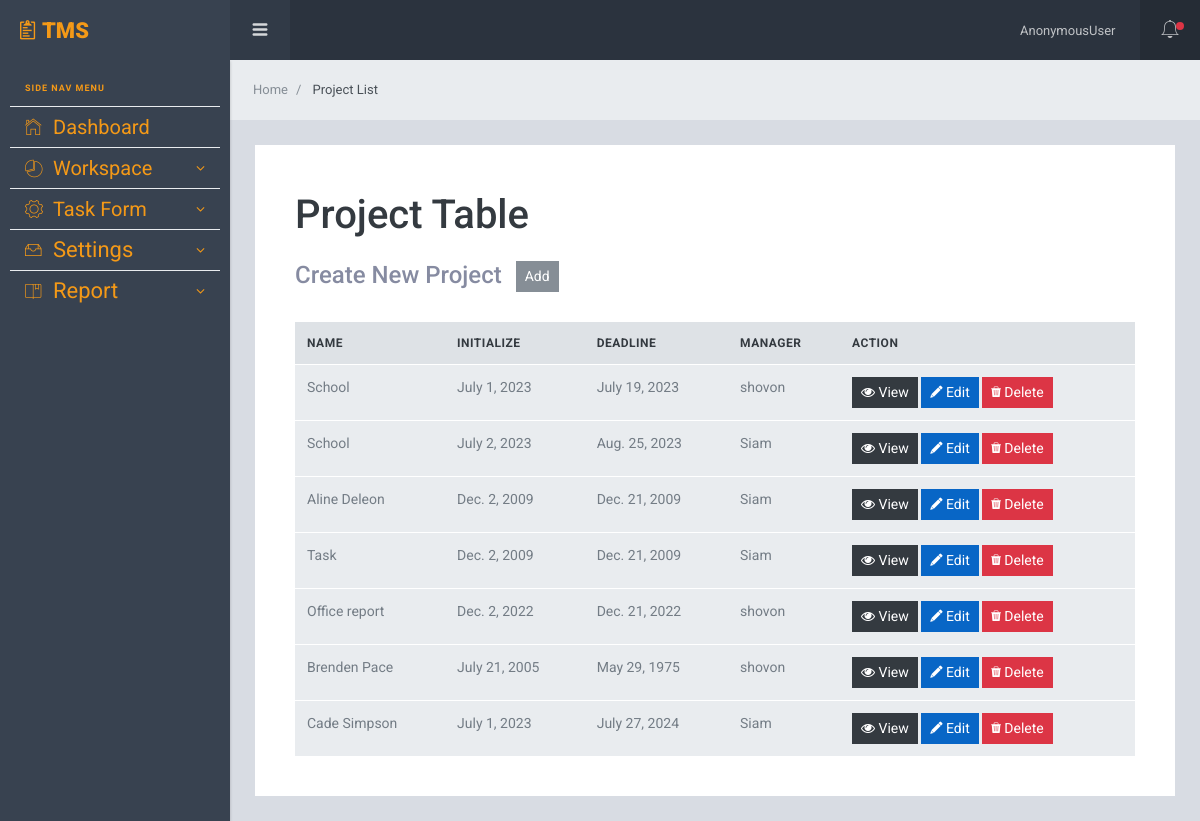
The app's page /project/project/list/ with its own data.
### App_Project/models.py (models this page shows, shortened)
class Project(models.Model):
    name = models.CharField(max_length=255)
    description = models.TextField(max_length=500, blank=True, null=True)
    start_date = models.DateField()
    end_date = models.DateField()
    manager = models.ForeignKey(Employee, on_delete=models.CASCADE, related_name='managed_projects')
    employees = models.ManyToManyField(Employee, related_name='projects')

### App_User/models.py (models this page shows)
class Employee(models.Model):
    user = models.OneToOneField(User, on_delete=models.CASCADE)
    profile = models.ForeignKey(UserProfile, on_delete=models.CASCADE)
    is_active = models.BooleanField(default=True)
    def __str__(self):
        return self.user.username

### App_Project/views.py (the view)
# urls.py: path('project/list/', views.ProjectList.as_view(), name='project_list'),
class ProjectList(ListView):
    context_object_name = 'projects'
    model = Project
    template_name = 'App_Project/project_list.html'

### templates/App_Project/project_list.html
{% extends 'layouts/base.html' %}
{% block span_block %}
    Project List
{% endblock span_block %}
{% block body_block %}
<div class="card pd-20 pd-sm-40">
  <h3 class="card-body-title"><h1 class="text-dark">Project Table</h1></h3>
  <div>
    <h4 class="mt-3 mg-b-20 mg-sm-b-30">Create New Project <button class=" btn btn-sm btn-secondary ml-2"><a class="text-white" href="{% url 'App_Project:create_project' %}">Add</a>   </button>
    </h4>
  </div>
  <div class="table-responsive">
    <table class="table mg-b-0">
      <thead>
        <tr>
          <th>Name</th>
          <th>Initialize</th>
          <th>Deadline</th>
          <th>Manager</th>
          <th>Action</th>
        </tr>
      </thead>
      <tbody>
      {% if projects %}
        {% for project in projects %}
        <tr>
          <td>{{ project.name }}</td>
          <td>{{ project.start_date }}</td>
          <td>{{ project.end_date }}</td>
          <td>{{ project.manager }}</td>
          <td>
             <button class="btn btn-sm btn-dark">
              <a class="text-white" href="{% url 'App_Project:project_detail' project.pk %}"><i class="fa fa-eye" ></i> View</a>
             </button>
             <button class="btn btn-sm btn-primary">
              <a class="text-white" href="{% url 'App_Project:update_project' project.pk %}"><i class="icon ion-edit" ></i> Edit</a>
             </button>
             <button class="btn btn-sm btn-danger">
              <a class="text-white" href="{% url 'App_Project:delete_project' project.pk %}"><i class="icon ion-trash-a" ></i> Delete</a>
             </button>
          </td>
        </tr>
        {% endfor %}
        {% else %}
        <tr><td>No Projects Found.</td> </tr>
      {% endif %}
      </tbody>
    </table>
  </div>
</div>
{% endblock body_block %}

### static/assets/css/custom.css (style rules this page uses)
* { cursor: pointer; }

### records on screen
Project: name "School", start_date "July 1, 2023", end_date "July 19, 2023", manager "shovon"
Project: name "School", start_date "July 2, 2023", end_date "Aug. 25, 2023", manager "Siam"
Project: name "Aline Deleon", start_date "Dec. 2, 2009", end_date "Dec. 21, 2009", manager "Siam"
Project: name "Task", start_date "Dec. 2, 2009", end_date "Dec. 21, 2009", manager "Siam"
Project: name "Office report", start_date "Dec. 2, 2022", end_date "Dec. 21, 2022", manager "shovon"
Project: name "Brenden Pace", start_date "July 21, 2005", end_date "May 29, 1975", manager "shovon"
Project: name "Cade Simpson", start_date "July 1, 2023", end_date "July 27, 2024", manager "Siam"

### other values on screen
{{ user|capfirst }} "AnonymousUser"
